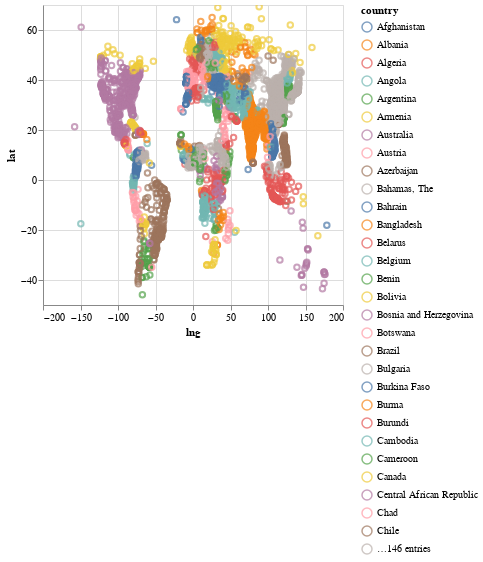

This figure's notebook cell:
### Code cell
# Exercise world-map
# Plot the cities
# - find the appropriate plotting method
# - use proper arguments for the call
cities.head(4999).plot.scatter(
    x="lng",
    y="lat",
    color="country",
)

### Figure 1 — Vega-Lite specification as saved in the notebook (floating-point values rounded to 4 significant figures; data arrays with more than 128 entries replaced by an {"elided": "..."} marker saying what was removed)
{"config": {"view": {"continuousWidth": 300, "continuousHeight": 300}}, "data": {"name": "data-d3c4a3d97f8ebca66f2273978cbac7bd"}, "mark": {"type": "point", "tooltip": true}, "encoding": {"color": {"field": "country", "type": "nominal"}, "x": {"field": "lng", "type": "quantitative"}, "y": {"field": "lat", "type": "quantitative"}}, "params": [{"name": "param_2", "select": {"type": "interval", "encodings": ["x", "y"]}, "bind": "scales"}], "$schema": "https://vega.github.io/schema/vega-lite/v5.20.1.json", "datasets": {"data-d3c4a3d97f8ebca66f2273978cbac7bd": {"elided": "4999 records"}}}
